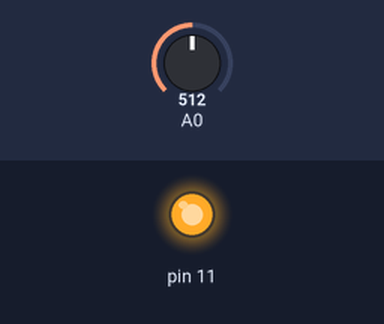
This sketch was run on a simulated Arduino Uno, built with avr-gcc and run on an emulated ATmega328P. Parts: output pins drawn as LEDs (lit = HIGH). The test bench sets the inputs (shaded band); at power-on: A0 = 512.

Above: at 1.2 s.
1.3 s: A0 set to 18
2.8 s: A0 set to 14
At 3.1 s:
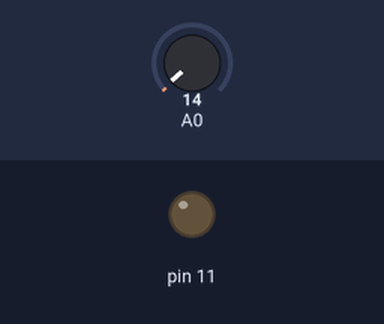
4.3 s: A0 set to 122
At 5.4 s:
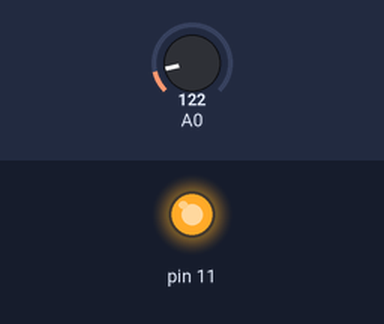
5.8 s: A0 set to 5
At 6.6 s:
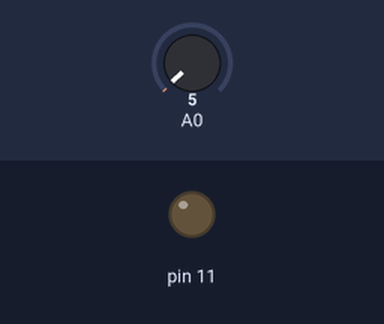
Timing chart, 0 to 8.3 s (numbered marks = the images above; inputs shaded):
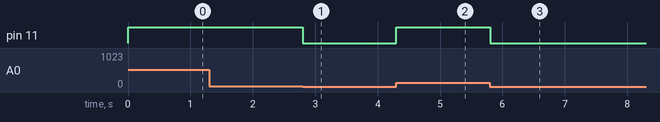

The sketch:

Binary_Waveform.ino
```cpp
#define NUM_BUFFERS 1

unsigned long peaks[NUM_BUFFERS]={};
unsigned long lag=120;
int debug=0;
int showlag=0;

int thresh=15;

void setup(){
  pinMode(11,OUTPUT);
  pinMode(A0,INPUT);

  if (debug || showlag){
    Serial.begin(115200);
  }
}

void loop(){
  int i=0,j=0,l;

  unsigned long p;

  unsigned long then;
  unsigned long s, f;

  i=0;

  s=micros();

  for (i=0;i<NUM_BUFFERS;i++){
    //mics[i]=micros()-s;
    for (j=0;j<15;j++){
      peaks[i]+=(analogRead(A0)>thresh);
      peaks[i]<<=1;
    }
    peaks[i]+=(analogRead(A0)>thresh);
  }

  f=micros();
  lag = (f-s);
  if (debug || showlag){
    Serial.print("Record lag: ");
    Serial.println(lag);
}


  if (debug){
    for (i=0;i<NUM_BUFFERS;i++){
      Serial.println(peaks[i],BIN);
    }
    Serial.println();
  }

  //Serial.println(peaks[i],BIN);

  if (debug){delay (300);}


  s=micros();
  i=0;
  l=0;

 for (i=0;i<NUM_BUFFERS;i++){
   for (j=15;j>-1;j--){
       p=peaks[i];
       if ((p>>j)&0x1){
         digitalWrite(11,HIGH);
          if (debug){Serial.print("1");}
       }else{
         digitalWrite(11,0);
          if (debug){Serial.print("0");}
       }
          delayMicroseconds(10);
   }
  if (debug){Serial.println();}
  }

  if (debug){ Serial.println();}

  for (i=0;i<NUM_BUFFERS;i++){
    peaks[i]=0;
  }

  f=micros();
  lag = (f-s);


  if (debug || showlag){
  Serial.print("Play lag: ");
    Serial.println(lag);
    Serial.println();
}

  if (debug){delay(1000);}

}
```

Measured:
- the behaviour switches between 16 and 15 on A0 (found by bisection; images 0 and 1)
- after the input at 1.3 s, every drawn part: stays the same
- after the input at 2.8 s, pin 11: HIGH → LOW at once
- after the input at 4.3 s, pin 11: LOW → HIGH at once
- after the input at 5.8 s, pin 11: HIGH → LOW at once
